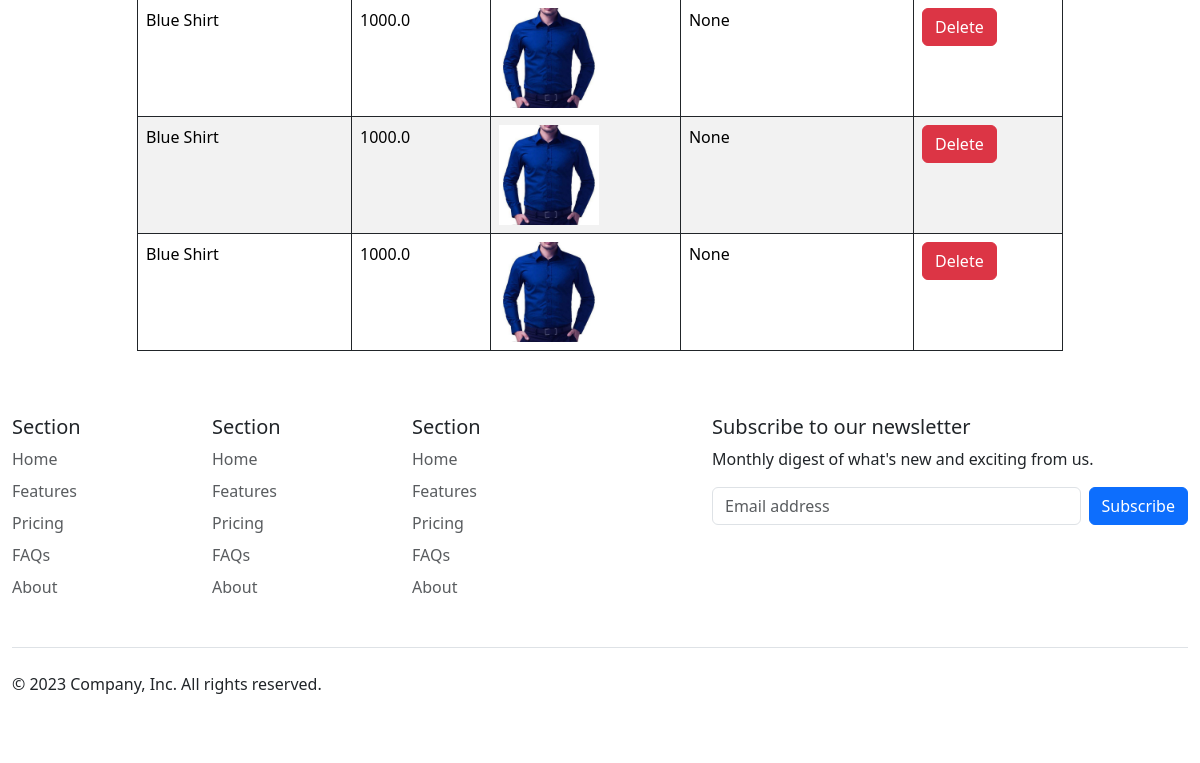
The app's page /myorder/ (signed in, lower part), older data.
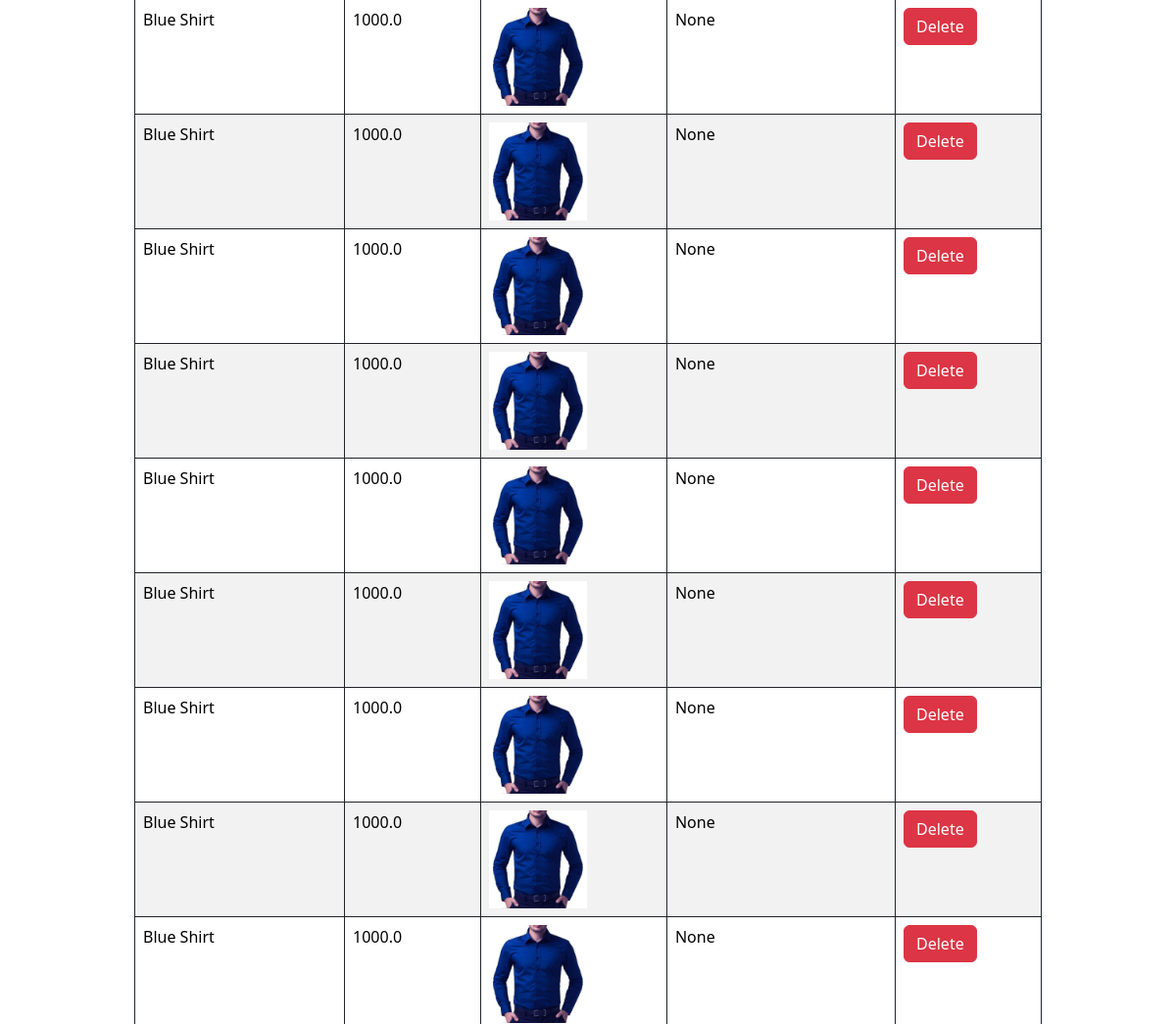
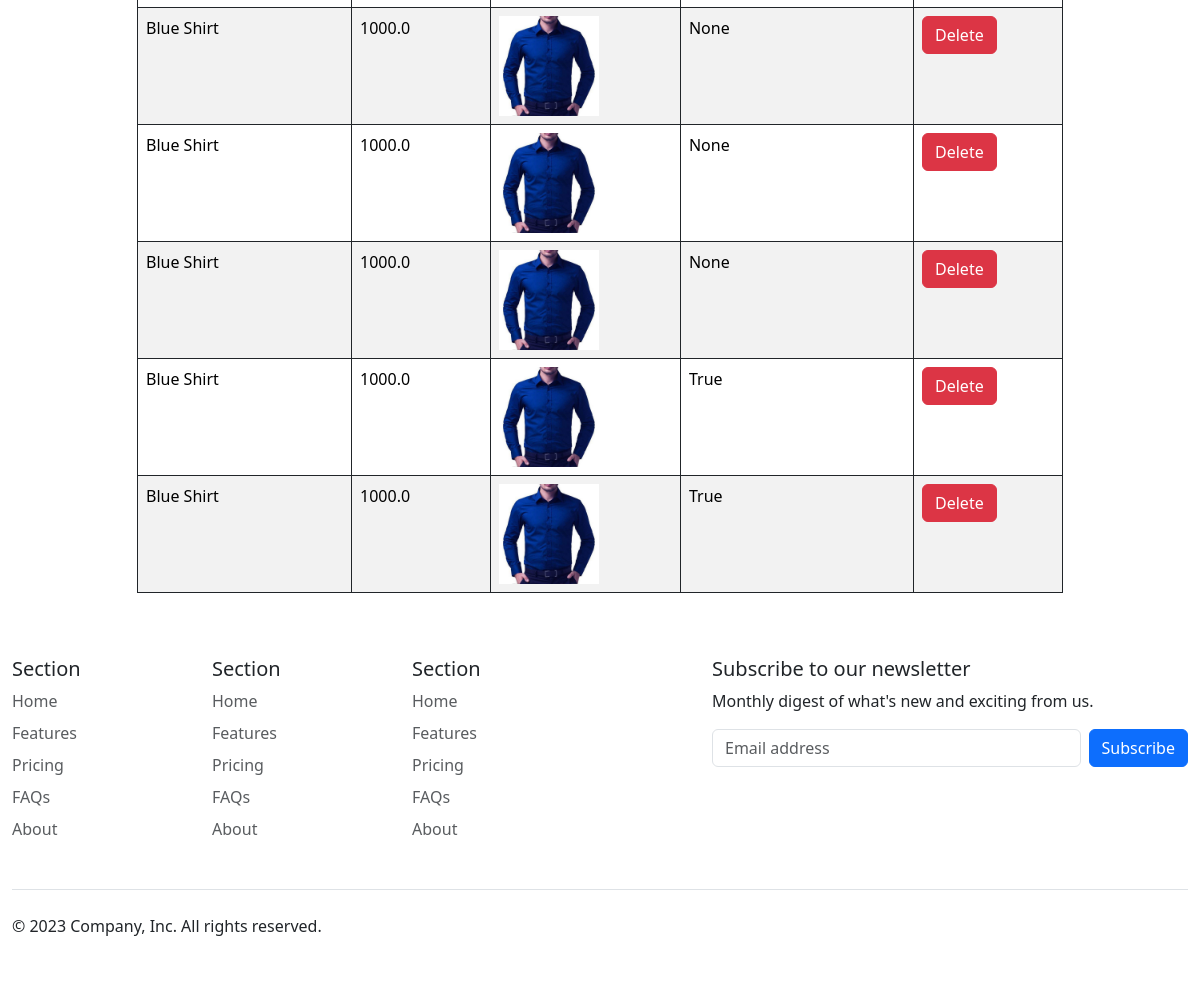
The same page, newer data (2 pictures, top to bottom).
### product/models.py (models this page shows, shortened)
class Order(models.Model):
    PAYMENT=(
        ('Cash on Delivery','Cash on Delivery'),
        ('Esewa','Esewa')
    )
    product=models.ForeignKey(Product,on_delete=models.CASCADE)
    user=models.ForeignKey(User,on_delete=models.CASCADE)
    quantity=models.IntegerField()
    total_price=models.IntegerField()
    delivery_status=models.CharField(default='Pending',max_length=255)
    payment_method=models.CharField(max_length=255,choices=PAYMENT)
    payment_status=models.BooleanField(default=False,null=True,blank=True)
    contact_no=models.CharField(max_length=15)
    address=models.CharField(max_length=100,null=True)
    created_at=models.DateTimeField(auto_now_add=True,null=True)

class Product(models.Model):
    product_name=models.CharField(max_length=255)
    product_price=models.FloatField()
    stock=models.IntegerField()
    product_description=models.TextField()
    product_image=models.FileField(upload_to='static/uploads',null=True)
    created_at=models.DateTimeField(auto_now_add=True,null=True)
    category=models.ForeignKey(Category,on_delete=models.CASCADE,null=True)

### userspage/views.py (the view)
# urls.py: path('myorder/',my_order),
@login_required
def my_order(request):
    user=request.user
    items=Order.objects.filter(user=user)
    context={
        'items':items
    }
    return render(request,'users/myorder.html',context)

### userspage/templates/users/myorder.html (shortened to what this page needs)
{% extends 'layouts.html' %}
{% load static %}
{% block main_content %}
<div class="container mt-5">
    <div class="row d-flex justify-content-center">
        <div class="col-md-10">
            <table class="table table-bordered border-dark table-striped">
                {% for item in items %}
                <tr>
                    <td>{{item.product.product_name}}</td>
                    <td>{{item.product.product_price}}</td>
                    <td><img src="/{{item.product.product_image}}" alt="{{item.product.product_name}}" width="100"></td>
                    <td>{{item.payment_status}}</td>
                    <td>
                        <a href="#" class="btn btn-danger" onclick="return confirm('Are you sure want to delete this item from cart?')">Delete</a>
                    </td>
                </tr>
                {% endfor %}
            </table>
        </div>
    </div>
</div>
{% include 'users/footer.html' %}
{% endblock %}

Row changes from the older to the newer data that the page shows:
added Order: product.product_name "Blue Shirt", product.product_price "1000.0", product.product_image (picture), payment_status "None"
added Order: product.product_name "Blue Shirt", product.product_price "1000.0", product.product_image (picture), payment_status "None"
added Order: product.product_name "Blue Shirt", product.product_price "1000.0", product.product_image (picture), payment_status "None"
added Order: product.product_name "Blue Shirt", product.product_price "1000.0", product.product_image (picture), payment_status "None"
added Order: product.product_name "Blue Shirt", product.product_price "1000.0", product.product_image (picture), payment_status "None"
added Order: product.product_name "Blue Shirt", product.product_price "1000.0", product.product_image (picture), payment_status "None"
added Order: product.product_name "Blue Shirt", product.product_price "1000.0", product.product_image (picture), payment_status "None"
added Order: product.product_name "Blue Shirt", product.product_price "1000.0", product.product_image (picture), payment_status "None"
added Order: product.product_name "Blue Shirt", product.product_price "1000.0", product.product_image (picture), payment_status "None"
added Order: product.product_name "Blue Shirt", product.product_price "1000.0", product.product_image (picture), payment_status "True"
added Order: product.product_name "Blue Shirt", product.product_price "1000.0", product.product_image (picture), payment_status "True"
